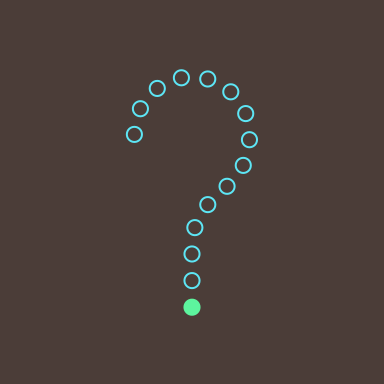

R code for this plot:

setwd("..")
source("common.R")
setwd("Cover")

## Path from question mark drawn with dots, real dot a different colour

## Generated using "split complementary" on 
## https://color.adobe.com/create/color-wheel
col1 <- "#5DE6F5" ## "#71F549"
col2 <- "#5DF59E" ## "#F5F249"
col3 <- "#4B3D38" ## "#483E4B"

scale <- 1
    
k <- 0.5522847498
x <- c(.4, .4, .5 - k*.1, .5,
       .5 + k*.1, .6, .6,
       .6, .5, .5,
       .5, .5, .5)
y <- c(.8, .8 + k*.1, .9, .9,
       .9, .8 + k*.1, .8,
       .8 - k*.2, .6 + k*.2, .6,
       .5, .5, .5) - .2
    
library(gridBezier)

svg("cover.svg", width=4, height=4)

grid.newpage()
grid.rect(gp=gpar(col=NA, fill=col3))

## Fixed size for drawing (regardless of device size)
pushViewport(viewport(width=unit(6, "in"), height=unit(6, "in")))

## grid.Bezier(x, y)

nspots <- 15
spots <- seq(0, 1, length.out=nspots)

library(gridGeometry)
segments <- forceGrob(trimGrob(BezierGrob(x, y, default.units="npc"),
                               from=spots[-nspots], to=spots[-1],
                               gp=gpar(col=1:2, lwd=3)))
## grid.draw(segments)
coords <- grobCoords(segments$children[[1]])
startX <- sapply(coords, function(x) x$x[1])
startY <- sapply(coords, function(x) x$y[1])
endX <- sapply(coords, function(x) x$x[length(x$x)])
endY <- sapply(coords, function(x) x$y[length(x$y)])

grid.circle(startX, startY, r=unit(2, "mm"), default.units="in",
            gp=gpar(col=col1, fill=NA, lwd=2))
grid.circle(endX[nspots - 1], endY[nspots - 1], r=unit(2, "mm"),
            default.units="in", gp=gpar(col=col2, fill=col2, lwd=2))

dev.off()

notrun <- function() {
    library(vwline)
    pts <- BezierPoints(BezierGrob(x, y))
    grid.circle(x[1], y[1], r=unit(2, "mm"), gp=gpar(fill="black"))
    grid.brushXspline(circleBrush(),
                      pts$x, pts$y, default.units="in",
                      shape=0,
                      w=unit(4, "mm"),
                      spacing=unit(8, "mm"),
                      gp=gpar(fill="black"))
    grid.circle(x[length(x)], y[length(y)], r=unit(2, "mm"),
                gp=gpar(col=2, fill=2))
}
